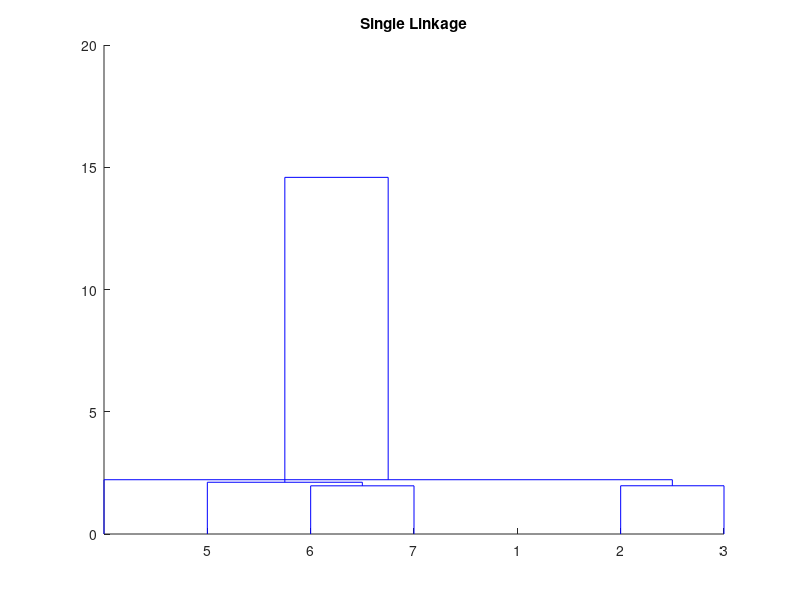
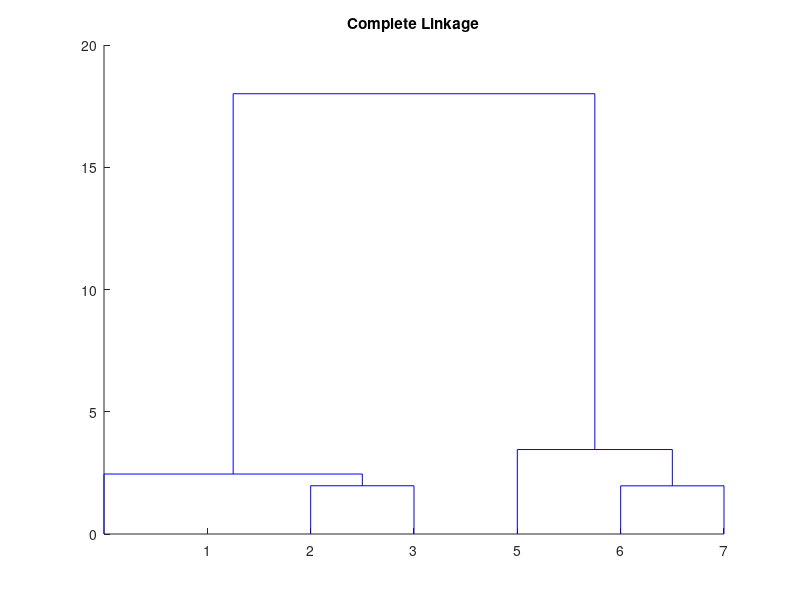
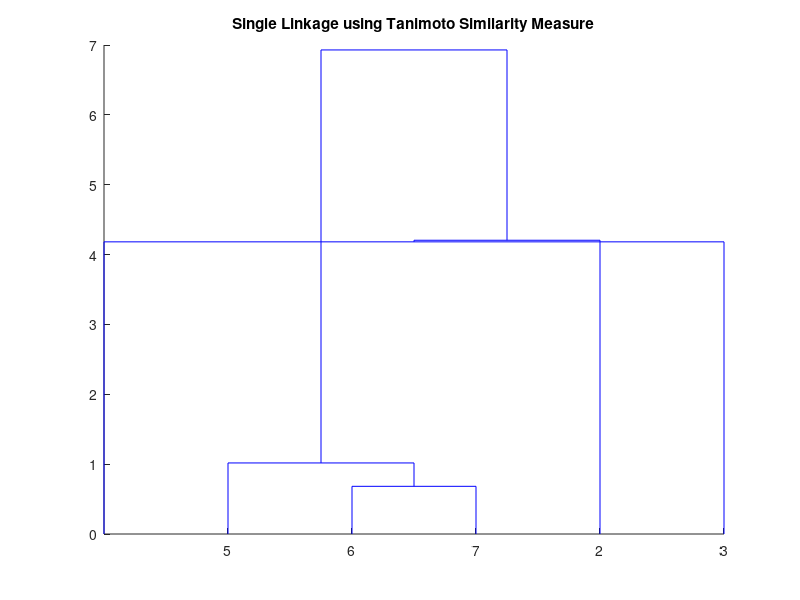
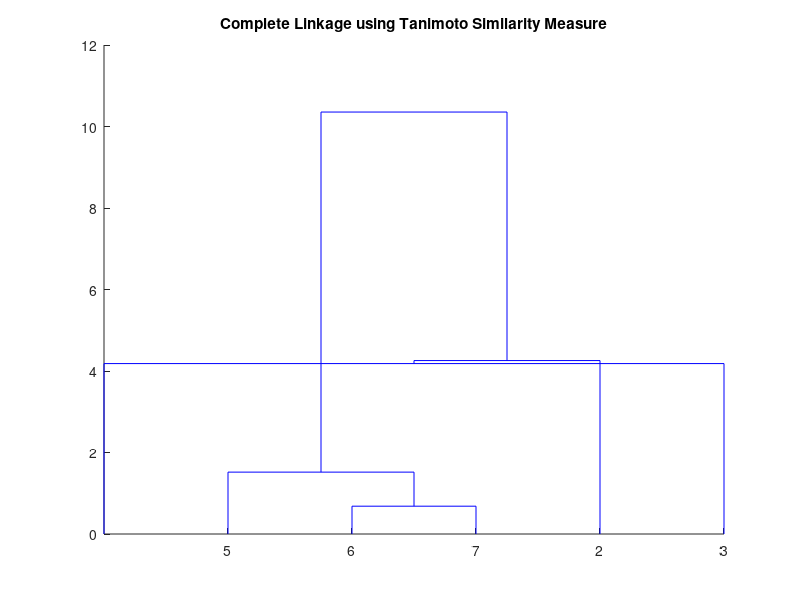

These figures' MATLAB source, in order:
function mainTestHierarchicalClustering()
    Datapoints = [0 1; 1 0; 1 1; 0 1; 5 5; 6 5; 6 6];
    HierarchicalClustering(Datapoints);
end

function HierarchicalClustering(Data)
    [m, n] = size(Data);
    DistanceMeasure = zeros(m, m);
    for i = 1:m
        for j = 1:m
            DistanceMeasure(i, j) = norm(Data(i, :) - Data(j, :));
        end
    end
    %single linkage
    SingleLinkage = linkage(DistanceMeasure, 'single');
    figure;
    dendrogram(SingleLinkage);
    title('Single Linkage');
    %complete linkage
    CompleteLinkage = linkage(DistanceMeasure, 'complete');
    figure;
    dendrogram(CompleteLinkage);
    title('Complete Linkage');
    %Tanimoto Similarity Measure
    TanimotoSimilarity = zeros(m, m);
    for i = 1:m
        for j = 1:m
            TanimotoSimilarity(i, j) = 1 - (norm(Data(i, :) - Data(j, :)) / (norm(Data(i, :)) + norm(Data(j, :)) - norm(Data(i, :) - Data(j, :))));
        end
    end
    %single linkage
    SingleLinkage = linkage(TanimotoSimilarity, 'single');
    figure;
    dendrogram(SingleLinkage);
    title('Single Linkage using Tanimoto Similarity Measure');
    %complete linkage
    CompleteLinkage = linkage(TanimotoSimilarity, 'complete');
    figure;
    dendrogram(CompleteLinkage);
    title('Complete Linkage using Tanimoto Similarity Measure');
end